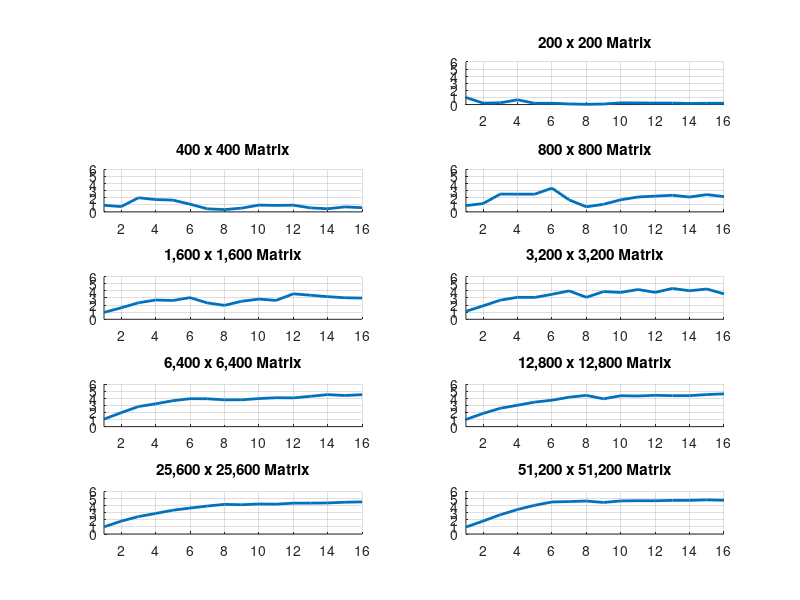

This chart was generated by the following MATLAB code: (Note: this script raises an error after producing the figure.)
clear all;
close all;

fig = figure;

% N = 100
T = [1: 16];
sequential_average = 0.000023267;
% sequential = [0.004426800  ];
openmp = [ 0.000036160  0.000235487  0.000327907  0.000085293  0.000372973  0.000547773  0.000188833  0.001139080  0.000394840  0.000449367  0.000417520  0.000401820  0.000482160  0.000443580  0.000467340  0.000537400 ];
subplot(2,2,1);  
hold on;
grid on;
xlim([1 16]);
ylim([0 6]);
plot(T, openmp.^-1 * sequential_average, 'LineWidth', 2);
title('100 x 100 Matrix');

% N = 200
subplot(5,2,2);           
hold on;
grid on;
xlim([1 16]);
ylim([0 6]);
sequential_average = 0.000096460;
openmp = [ 0.000096487  0.000481413  0.000390467  0.000144633  0.000547853  0.000512660  0.001118667  0.002677233  0.001237327  0.000400673  0.000417900  0.000470287  0.000468640  0.000653087  0.000519313  0.000535113 ];
plot(T, openmp.^-1 * sequential_average, 'LineWidth', 2);
title('200 x 200 Matrix');

% N = 400
subplot(5,2,3);           
hold on;
grid on;
xlim([1 16]);
ylim([0 6]);
sequential_average = .000385900;
% sequential = [0.004426800  ];
openmp  = [0.000414813  0.000516633  0.000193467  0.000221693  0.000231807  0.000353533  0.000882140  0.001172500  0.000723953  0.000402280  0.000421047  0.000407187  0.000677433  0.000867933  0.000545760  0.000649980  ];
            

plot(T, openmp.^-1 * sequential_average, 'LineWidth', 2);
title('400 x 400 Matrix');

% N = 800
subplot(5,2,4);           
hold on;
grid on;
xlim([1 16]);
ylim([0 6]);
sequential_average = 0.001528827 ;
openmp  = [  0.001730347  0.001293467  0.000607887  0.000611200  0.000611547  0.000456247  0.000902653  0.002128653  0.001417107  0.000895600  0.000727227  0.000687173  0.000651553  0.000729587  0.000626207  0.000708787  ];
            
plot(T, openmp.^-1 * sequential_average, 'LineWidth', 2);
title('800 x 800 Matrix');




% N = 1600
subplot(5,2,5);           
hold on;
grid on;
xlim([1 16]);
ylim([0 6]);
sequential_average = 0.006138173 ;
openmp  = [  0.006312853  0.003790627  0.002641560  0.002258813  0.002317713  0.002012767  0.002655273  0.003131153  0.002416727  0.002158080  0.002305947  0.001711813  0.001809873  0.001925080  0.002025220  0.002053280  ];
            
plot(T, openmp.^-1 * sequential_average, 'LineWidth', 2);
title('1,600 x 1,600 Matrix');

% N = 3200
subplot(5,2,6);           
hold on;
grid on;
xlim([1 16]);
ylim([0 6]);
sequential_average =  0.036988533 ;
openmp  = [  0.033109260  0.019546300  0.013728733  0.011930827  0.012010933  0.010507820  0.009238420  0.011942620  0.009474920  0.009771433  0.008813600  0.009756633  0.008512553  0.009195400  0.008668080  0.010327220 ];
            
plot(T, openmp.^-1 * sequential_average, 'LineWidth', 2);
title('3,200 x 3,200 Matrix');


% N = 6400
subplot(5,2,7);           
hold on;
grid on;
xlim([1 16]);
ylim([0 6]);
sequential_average = 0.141565740 ;
openmp  = [ 0.133694907  0.071922200  0.050018587  0.044008913  0.038722347  0.035935600  0.036055847  0.037481813  0.037422193  0.035794473  0.034771287  0.034942193  0.033091127  0.031369660  0.032244460  0.031418567  ];
            
plot(T, openmp.^-1 * sequential_average, 'LineWidth', 2);
title('6,400 x 6,400 Matrix');


% N = 12800
subplot(5,2,8);           
hold on;
grid on;
xlim([1 16]);
ylim([0 6]);
sequential_average = 0.565845740 ;
openmp  = [ 0.560160493  0.303866927  0.218563120  0.187562533  0.163600167  0.151978620  0.136297200  0.128344113  0.144378780  0.129846960  0.131005213  0.128208733  0.129624273  0.129490267  0.125166213  0.122421420  ];
            
plot(T, openmp.^-1 * sequential_average, 'LineWidth', 2);
title('12,800 x 12,800 Matrix');


% N = 25600
subplot(5,2,9);           
hold on;
grid on;
xlim([1 16]);
ylim([0 6]);
sequential_average = 2.106856647 ;
openmp  = [ 2.098523660  1.162218013  0.858291947  0.727438300  0.628460760  0.576268133  0.534719593  0.504219787  0.510848680  0.498216960  0.500837547  0.484737587  0.483719167  0.481168873  0.470412827  0.465384813   ];
            
plot(T, openmp.^-1 * sequential_average, 'LineWidth', 2);
title('25,600 x 25,600 Matrix');


% N = 51200
subplot(5,2,10);           
hold on;
grid on;
xlim([1 16]);
ylim([0 6]);
sequential_average = 6.619208547 ;
openmp  = [ 6.778169020  3.630253393  2.440990100  1.914836827  1.634250373  1.466635760  1.447087347  1.424355913  1.488720647  1.419839993  1.410212807  1.413176973  1.395706087  1.396149540  1.376563927  1.393046453  ];
            
plot(T, openmp.^-1 * sequential_average, 'LineWidth', 2);
title('51,200 x 51,200 Matrix');




handle=axes(fig,'visible','off'); 
handle.XLabel.Visible='on';
handle.YLabel.Visible='on';
handle.Title.Visible='on';
ylabel(handle,'Speedup');
xlabel(handle,'Number of threads');
title(handle,'Speedup of parallelising method to count degrees of nodes in the graph');
handle.Title.Position(2) = 1.05
grid on;
    